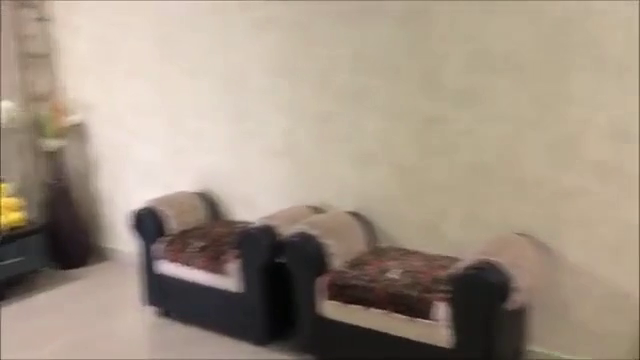
#> input picture frame 24 of imgs/test.avi, 640 x 360 px
$ python vid.py
#> lines starting #> are read from the running program, lines starting #| are printed output that depends on the picture
import numpy as np
import cv2

cap = cv2.VideoCapture('imgs/test.avi')

while(cap.isOpened()):
    ret, frame = cap.read()
#> frame is the input picture: shape (360, 640, 3); mean B, G, R 132.1, 147.8, 162

    gray = cv2.cvtColor(frame, cv2.COLOR_BGR2GRAY)
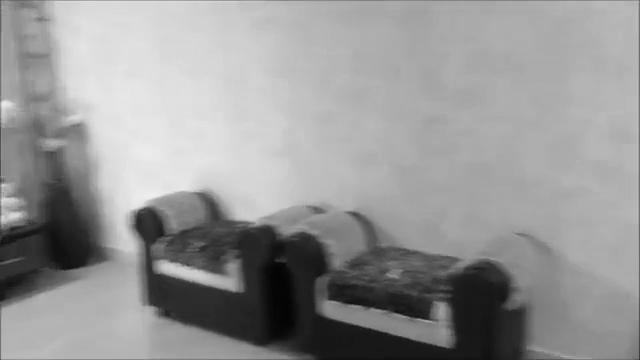
#> gray: shape (360, 640); min 3, max 238, mean 150.2

    cv2.imshow('frame',gray)
    if cv2.waitKey(1) & 0xFF == ord('q'):
#> (key q is pressed here)
        break

cap.release()
cv2.destroyAllWindows()

$ run again, starting later in the video
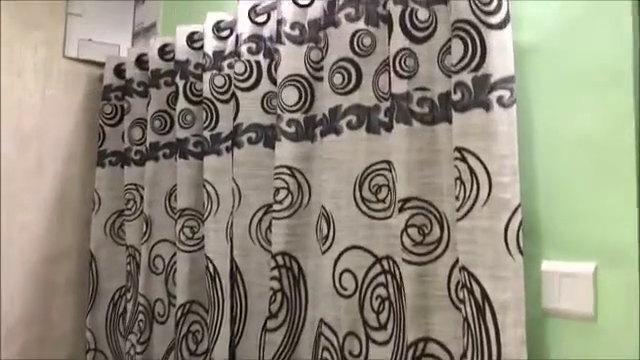
#> input picture frame 111 of imgs/test.avi, 640 x 360 px
#> frame is the input picture: shape (360, 640, 3); mean B, G, R 126, 142.3, 147
#> `gray = cv2.cvtColor(frame, cv2.COLOR_BGR2GRAY)`:
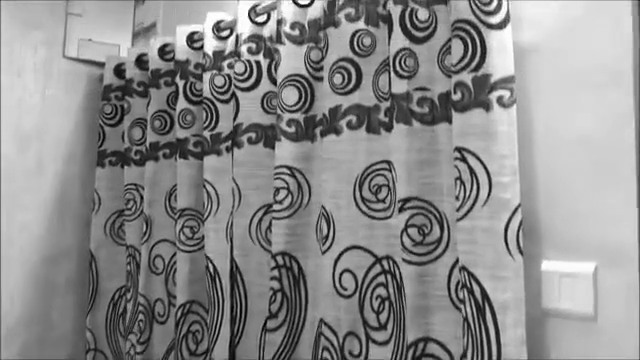
#> gray: shape (360, 640); min 0, max 255, mean 141.8

$ run again, starting later in the video
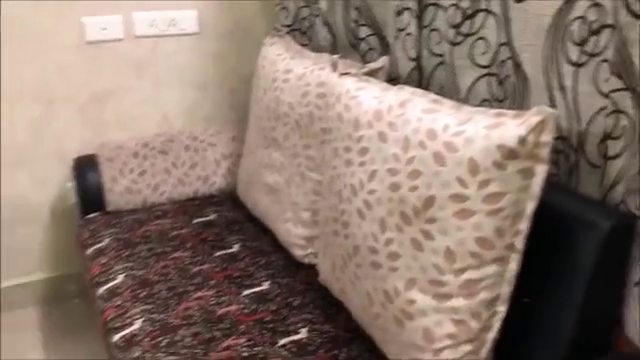
#> input picture frame 197 of imgs/test.avi, 640 x 360 px
#> frame is the input picture: shape (360, 640, 3); mean B, G, R 109.1, 120.4, 139.4
#> `gray = cv2.cvtColor(frame, cv2.COLOR_BGR2GRAY)`:
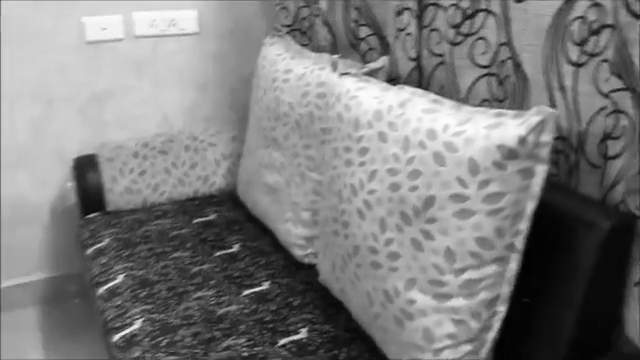
#> gray: shape (360, 640); min 0, max 255, mean 124.8
